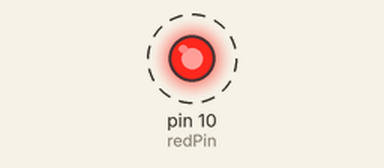
A sketch run on a simulated Arduino Uno, built with avr-gcc and run on an emulated ATmega328P. On the bench: output pins drawn as LEDs (lit = HIGH). Dashed ring = blinking.

Above: at 0.1 s.
Timing chart, 0 to 3.0 s (numbered marks = the images above):
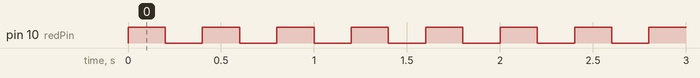

Measured:
- by itself, pin 10 (redPin): alternates HIGH for 0.20 s and LOW for 0.20 s

The sketch:

sketch.ino
```cpp
int redPin = 10;
//int greenPin = 11;

void setup() {
	pinMode(redPin, OUTPUT);
//	pinMode(greenPin, OUTPUT);
}

void loop() {
	digitalWrite(redPin, HIGH);
//	digitalWrite(greenPin, HIGH);
	Serial.println("Red");
	delay(200);

	digitalWrite(redPin, LOW);
//	digitalWrite(greenPin, LOW);
	Serial.println("Red");
	delay(200);
}
```
